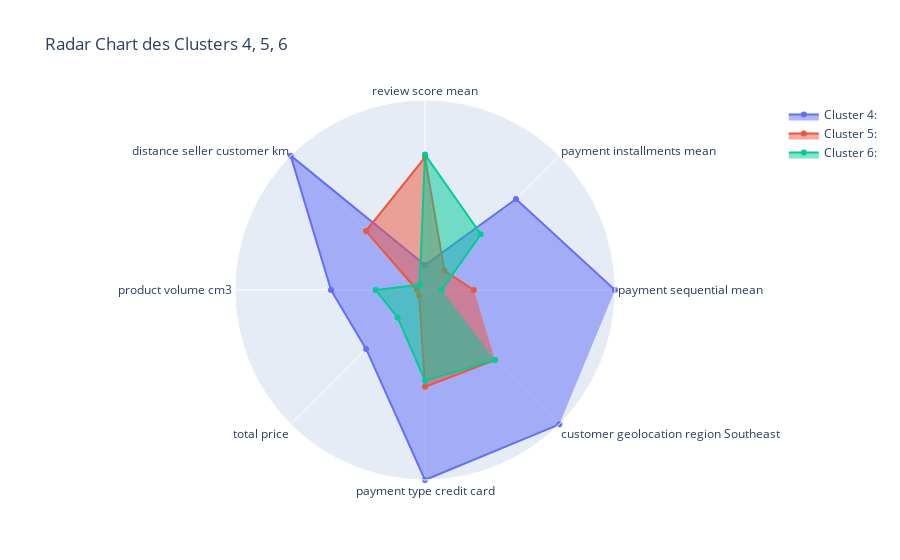

Notebook source saved alongside this figure:
### Code cell
fig = go.Figure()

fig.add_trace(go.Scatterpolar(
    r=[Radar_cluster['payment_sequential_mean'][3], Radar_cluster['payment_installments_mean'][3],
       Radar_cluster['review_score_mean'][3], Radar_cluster['distance_seller_customer_km'][3],
       Radar_cluster['product_volume_cm3'][3], Radar_cluster['total_price'][3],
       Radar_cluster['payment_type_credit_card'][3], Radar_cluster['customer_geolocation_region_Southeast'][0]],
    theta=categories,
    fill='toself',
    name='Cluster 4: '
))
fig.add_trace(go.Scatterpolar(
    r=[Radar_cluster['payment_sequential_mean'][4], Radar_cluster['payment_installments_mean'][4],
       Radar_cluster['review_score_mean'][4], Radar_cluster['distance_seller_customer_km'][4],
       Radar_cluster['product_volume_cm3'][4], Radar_cluster['total_price'][4],
       Radar_cluster['payment_type_credit_card'][4], Radar_cluster['customer_geolocation_region_Southeast'][1]],
    theta=categories,
    fill='toself',
    name='Cluster 5:  '
))
fig.add_trace(go.Scatterpolar(
    r=[Radar_cluster['payment_sequential_mean'][5], Radar_cluster['payment_installments_mean'][5],
       Radar_cluster['review_score_mean'][5], Radar_cluster['distance_seller_customer_km'][5],
       Radar_cluster['product_volume_cm3'][5], Radar_cluster['total_price'][5],
       Radar_cluster['payment_type_credit_card'][5], Radar_cluster['customer_geolocation_region_Southeast'][1]],
    theta=categories,
    fill='toself',
    name='Cluster 6: '
))

fig.update_layout(
    polar=dict(
        radialaxis=dict(
            visible=False,
            range=[0, 100]
        )),
    title="Radar Chart des Clusters 4, 5, 6",
    showlegend=True
)
fig.show()

### Figure 1 — Plotly figure (JSON) as saved in the notebook; plotly's stock layout.template omitted (floating-point values rounded to 4 significant figures)
{"data": [{"fill": "toself", "name": "Cluster 4: ", "r": [100.0, 67.72, 13.1, 100.0, 49.46, 43.84, 100.0, 100.0], "theta": ["payment sequential mean", "payment installments mean", "review score mean", "distance seller customer km", "product volume cm3", "total price", "payment type credit card", "customer geolocation region Southeast"], "type": "scatterpolar"}, {"fill": "toself", "name": "Cluster 5:  ", "r": [25.69, 14.47, 69.76, 43.89, 4.249, 4.333, 50.95, 52.07], "theta": ["payment sequential mean", "payment installments mean", "review score mean", "distance seller customer km", "product volume cm3", "total price", "payment type credit card", "customer geolocation region Southeast"], "type": "scatterpolar"}, {"fill": "toself", "name": "Cluster 6: ", "r": [8.813, 41.56, 71.3, 3.906, 25.98, 20.42, 47.7, 52.07], "theta": ["payment sequential mean", "payment installments mean", "review score mean", "distance seller customer km", "product volume cm3", "total price", "payment type credit card", "customer geolocation region Southeast"], "type": "scatterpolar"}], "layout": {"polar": {"radialaxis": {"range": [0, 100], "visible": false}}, "showlegend": true, "title": {"text": "Radar Chart des Clusters 4, 5, 6"}}}
